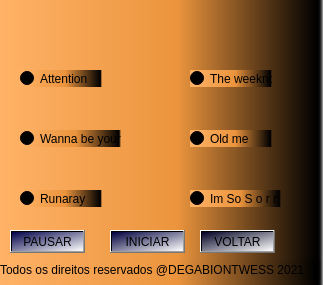
<?xml version="1.0" encoding="UTF-8"?>
<ui version="4.0">
 <class>MainWindow</class>
 <widget class="QMainWindow" name="MainWindow">
  <property name="geometry">
   <rect>
    <x>0</x>
    <y>0</y>
    <width>323</width>
    <height>285</height>
   </rect>
  </property>
  <property name="focusPolicy">
   <enum>Qt::NoFocus</enum>
  </property>
  <property name="contextMenuPolicy">
   <enum>Qt::DefaultContextMenu</enum>
  </property>
  <property name="acceptDrops">
   <bool>false</bool>
  </property>
  <property name="windowTitle">
   <string>App Music 2.3</string>
  </property>
  <property name="styleSheet">
   <string notr="true">background-color: qlineargradient(spread:pad, x1:0, y1:0, x2:1, y2:0, stop:0 rgba(255, 178, 102, 255), stop:0.55 rgba(235, 148, 61, 255), stop:0.98 rgba(0, 0, 0, 255), stop:1 rgba(0, 0, 0, 0));</string>
  </property>
  <widget class="QWidget" name="centralwidget">
   <widget class="QRadioButton" name="att">
    <property name="geometry">
     <rect>
      <x>20</x>
      <y>70</y>
      <width>82</width>
      <height>17</height>
     </rect>
    </property>
    <property name="text">
     <string>Attention</string>
    </property>
   </widget>
   <widget class="QRadioButton" name="wann">
    <property name="geometry">
     <rect>
      <x>20</x>
      <y>130</y>
      <width>101</width>
      <height>17</height>
     </rect>
    </property>
    <property name="styleSheet">
     <string notr="true">font: 75 11pt &quot;MS Shell Dlg 2&quot;;
font: 75 10pt &quot;MS Shell Dlg 2&quot;;</string>
    </property>
    <property name="text">
     <string>Wanna be yours</string>
    </property>
   </widget>
   <widget class="QRadioButton" name="runa">
    <property name="geometry">
     <rect>
      <x>20</x>
      <y>190</y>
      <width>82</width>
      <height>17</height>
     </rect>
    </property>
    <property name="styleSheet">
     <string notr="true">font: 75 10pt &quot;MS Shell Dlg 2&quot;;
font: 75 12pt &quot;MS Shell Dlg 2&quot;;
font: 75 11pt &quot;MS Shell Dlg 2&quot;;</string>
    </property>
    <property name="text">
     <string>Runaray</string>
    </property>
   </widget>
   <widget class="QRadioButton" name="the">
    <property name="geometry">
     <rect>
      <x>190</x>
      <y>70</y>
      <width>82</width>
      <height>17</height>
     </rect>
    </property>
    <property name="text">
     <string>The weeknd</string>
    </property>
   </widget>
   <widget class="QRadioButton" name="old">
    <property name="geometry">
     <rect>
      <x>190</x>
      <y>130</y>
      <width>82</width>
      <height>17</height>
     </rect>
    </property>
    <property name="text">
     <string>Old me</string>
    </property>
   </widget>
   <widget class="QRadioButton" name="im">
    <property name="geometry">
     <rect>
      <x>190</x>
      <y>190</y>
      <width>91</width>
      <height>17</height>
     </rect>
    </property>
    <property name="styleSheet">
     <string notr="true">font: 75 8pt &quot;MS Shell Dlg 2&quot;;</string>
    </property>
    <property name="text">
     <string>Im So S o r r y</string>
    </property>
   </widget>
   <widget class="QPushButton" name="pushButton">
    <property name="geometry">
     <rect>
      <x>110</x>
      <y>230</y>
      <width>75</width>
      <height>23</height>
     </rect>
    </property>
    <property name="styleSheet">
     <string notr="true">background-color: qlineargradient(spread:pad, x1:0, y1:0, x2:1, y2:1, stop:0 rgba(0, 0, 61, 255), stop:1 rgba(255, 255, 255, 255));</string>
    </property>
    <property name="text">
     <string>INICIAR</string>
    </property>
   </widget>
   <widget class="QPushButton" name="pushButton_2">
    <property name="geometry">
     <rect>
      <x>10</x>
      <y>230</y>
      <width>75</width>
      <height>23</height>
     </rect>
    </property>
    <property name="styleSheet">
     <string notr="true">background-color: qlineargradient(spread:reflect, x1:0, y1:0, x2:1, y2:1, stop:0 rgba(0, 0, 72, 255), stop:1 rgba(255, 255, 255, 255));</string>
    </property>
    <property name="text">
     <string>PAUSAR</string>
    </property>
   </widget>
   <widget class="QPushButton" name="pushButton_3">
    <property name="geometry">
     <rect>
      <x>200</x>
      <y>230</y>
      <width>75</width>
      <height>23</height>
     </rect>
    </property>
    <property name="styleSheet">
     <string notr="true">background-color: qlineargradient(spread:pad, x1:0, y1:0, x2:1, y2:1, stop:0 rgba(0, 0, 34, 255), stop:1 rgba(255, 255, 255, 255));</string>
    </property>
    <property name="text">
     <string>VOLTAR</string>
    </property>
   </widget>
   <widget class="QLabel" name="label">
    <property name="geometry">
     <rect>
      <x>0</x>
      <y>260</y>
      <width>321</width>
      <height>20</height>
     </rect>
    </property>
    <property name="text">
     <string>Todos os direitos reservados @DEGABIONTWESS 2021</string>
    </property>
   </widget>
  </widget>
 </widget>
 <resources>
  <include location="../../../AppData/Local/Programs/Python/Python38/Lib/site-packages/PySide2/k.qrc"/>
  <include location="../../../Desktop/festa/images (2).qrc"/>
 </resources>
 <connections/>
</ui>
